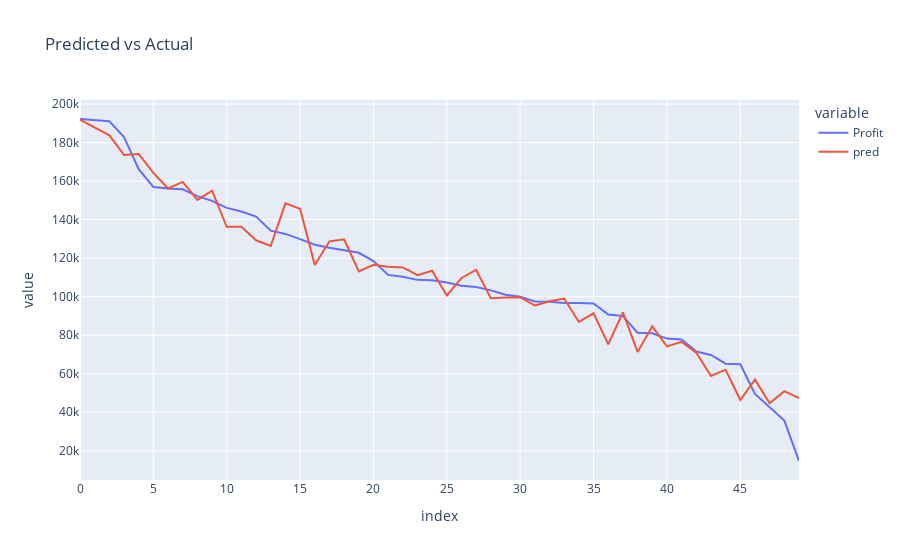

The notebook cell saved with this chart:
### Code cell
px.line(df, y=['Profit','pred'], title='Predicted vs Actual')

### Figure 1 — Plotly figure (JSON) as saved in the notebook; plotly's stock layout.template omitted (floating-point values rounded to 4 significant figures)
{"data": [{"hovertemplate": "variable=Profit<br>index=%{x}<br>value=%{y}<extra></extra>", "legendgroup": "Profit", "line": {"color": "#636efa", "dash": "solid"}, "marker": {"symbol": "circle"}, "mode": "lines", "name": "Profit", "orientation": "v", "showlegend": true, "type": "scatter", "x": [0, 1, 2, 3, 4, 5, 6, 7, 8, 9, 10, 11, 12, 13, 14, 15, 16, 17, 18, 19, 20, 21, 22, 23, 24, 25, 26, 27, 28, 29, 30, 31, 32, 33, 34, 35, 36, 37, 38, 39, 40, 41, 42, 43, 44, 45, 46, 47, 48, 49], "xaxis": "x", "y": [192300.0, 191800.0, 191100.0, 182900.0, 166200.0, 157000.0, 156100.0, 155800.0, 152200.0, 149800.0, 146100.0, 144300.0, 141600.0, 134300.0, 132600.0, 129900.0, 127000.0, 125400.0, 124300.0, 122800.0, 118500.0, 111300.0, 110400.0, 108700.0, 108600.0, 107400.0, 105700.0, 105000.0, 103300.0, 101000.0, 99940.0, 97480.0, 97430.0, 96780.0, 96710.0, 96480.0, 90710.0, 89950.0, 81230.0, 81010.0, 78240.0, 77800.0, 71500.0, 69760.0, 65200.0, 64930.0, 49490.0, 42560.0, 35670.0, 14680.0], "yaxis": "y"}, {"hovertemplate": "variable=pred<br>index=%{x}<br>value=%{y}<extra></extra>", "legendgroup": "pred", "line": {"color": "#EF553B", "dash": "solid"}, "marker": {"symbol": "circle"}, "mode": "lines", "name": "pred", "orientation": "v", "showlegend": true, "type": "scatter", "x": [0, 1, 2, 3, 4, 5, 6, 7, 8, 9, 10, 11, 12, 13, 14, 15, 16, 17, 18, 19, 20, 21, 22, 23, 24, 25, 26, 27, 28, 29, 30, 31, 32, 33, 34, 35, 36, 37, 38, 39, 40, 41, 42, 43, 44, 45, 46, 47, 48, 49], "xaxis": "x", "y": [191900.0, 187900.0, 183800.0, 173600.0, 174100.0, 164200.0, 156200.0, 159600.0, 150200.0, 155000.0, 136300.0, 136300.0, 129300.0, 126400.0, 148500.0, 145700.0, 116400.0, 128800.0, 129800.0, 113100.0, 116500.0, 115600.0, 115200.0, 111200.0, 113500.0, 100600.0, 109700.0, 113900.0, 99140.0, 99560.0, 99680.0, 95420.0, 97600.0, 98990.0, 86880.0, 91390.0, 75320.0, 91890.0, 71330.0, 84610.0, 74200.0, 76520.0, 70880.0, 58830.0, 62090.0, 46360.0, 56930.0, 44710.0, 50910.0, 47330.0], "yaxis": "y"}], "layout": {"legend": {"title": {"text": "variable"}, "tracegroupgap": 0}, "title": {"text": "Predicted vs Actual"}, "xaxis": {"anchor": "y", "domain": [0, 1], "title": {"text": "index"}}, "yaxis": {"anchor": "x", "domain": [0, 1], "title": {"text": "value"}}}}
